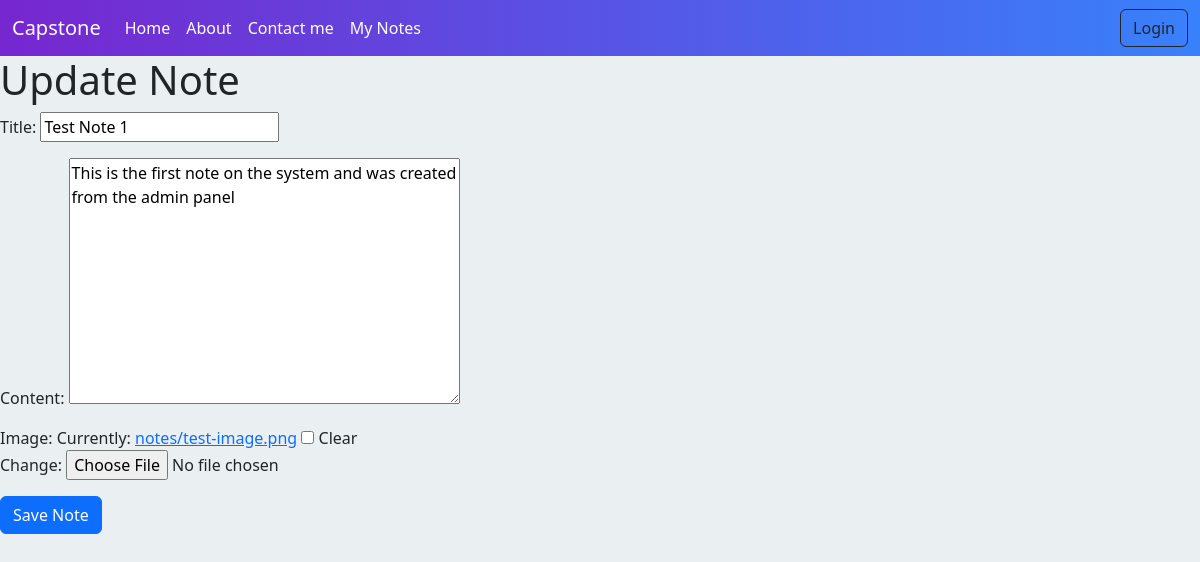
/notes/update/1/, run on the app's committed database.
### notes/models.py (models this page shows, shortened)
class Note(models.Model):
    title = models.CharField(max_length=70)
    content = models.TextField()
    created_on = models.DateTimeField(auto_now_add=True)
    image = models.ImageField(upload_to="notes/", blank=True, null=True)
    author = models.ForeignKey(User, on_delete=models.CASCADE, null=True, blank=True)

### notes/views.py (the view)
# urls.py: path('update/<int:pk>/', views.NoteUpdate.as_view(), name="note_update"),
class NoteUpdate(UpdateView):
    model = Note
    form_class = NoteForm
    template_name = "notes/create.html"
    success_url = reverse_lazy('note_list')
    def get_context_data(self, **kwargs):
        context = super().get_context_data(**kwargs)
        context["title"] = "Update Note"
        return context

### notes/forms.py
class NoteForm(forms.ModelForm):
    class Meta:
        model = Note
        fields = ['title', 'content', 'image']

### templates/notes/create.html (shortened to what this page needs)
{% extends 'base.html' %}
{% load static %}
{% block css %}
<link rel="stylesheet" href="{% static 'css/notes.css' %}">
{% endblock %}
{% block content %}
<div class="note-create">
    <h1>{{ title }}</h1>
    <form method="post" enctype="multipart/form-data">
        {{ form.as_p }}
        <button class="btn btn-primary">Save Note</button>
    </form>
</div>
{% endblock %}

### static/css/app.css (style rules this page uses)
html, body { padding: 0; margin: 0; min-height: 100vh; }
body { background-color: #eaeff2; }

### data on the page
Note: title "Test Note 1", content "This is the first note on the system and was created from the admin panel"

### other printed values
{{ title }} "Update Note"
